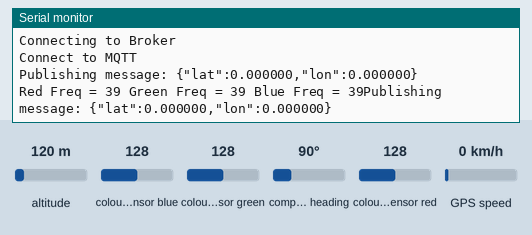
This program was run on a simulated ESP32. Shown: the last lines printed to the serial monitor. Wiring (inferred from the names in the program): TCS3200 colour sensor: output GPIO 18; S2 GPIO 19; S3 GPIO 5. The test bench sets the inputs (shaded band); at power-on: colour sensor blue 128, colour sensor green 128, colour sensor red 128, altitude 120 m, compass heading 90°, GPS speed 0 km/h. WiFi joins after 1.5 s; servers stay silent unless stated; the GPS gets a fix after 3 s at 37.7749, -122.4194 with 8 satellites; no MQTT or app messages arrive unless stated.

Above: at 2.7 s.
2.8 s: colour sensor blue set to 5
At 3.1 s:
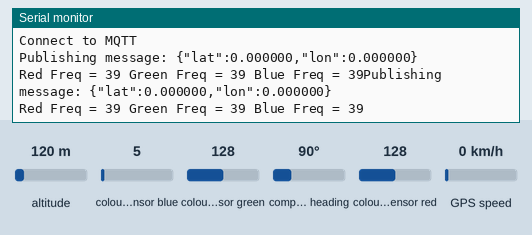
5.4 s: colour sensor green set to 5
At 6.8 s:
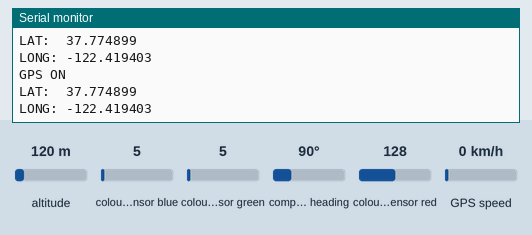
6.9 s: colour sensor red set to 5
At 7.5 s:
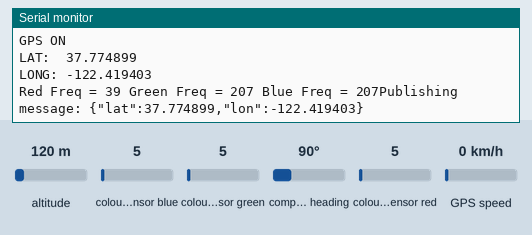

Measured:
- after the input at 5.4 s, the serial monitor: prints a new line after 0.43 s (image 2)

The program:

main.cpp
```cpp
// Include Library
#include <Arduino.h>
#include <Wire.h>
#include <WiFi.h>
#include <Preferences.h>
#include <TinyGPSPlus.h>
#include <MQTT.h>
#include <NusabotSimpleTimer.h>

// WidgetMap myMap(V12);
TinyGPSPlus gps;
HardwareSerial SerialGPS(2);

// wifi configuration
const char ssid[] = "Redmi Note 10 Pro";
const char pass[] = "1sampai8";

WiFiClient wifi;
MQTTClient mqtt;
NusabotSimpleTimer timer;

     // moving index, to be used later
unsigned int move_index = 1; // fixed location for now
static const uint32_t GPSBaud = 9600;

//inisialisasi pin color sensor
const int s2 = 19;
const int s3 = 5;
const int out = 18;
int  Red=0, Blue=0, Green=0, Frequency = 0, Uang = 0; //RGB values
bool statusUang = 0;
bool msg = 0;
//inisialisasi gps variabel
float latitude;
float longitude;


void subscribe(String &topic, String &data){
  if(topic == "kelasiot/led"){
    if(data == "nyala"){
      digitalWrite(27, 1);
    } else {
      digitalWrite(27, 0);
    }
  }
}

void publish() {
  // Membuat payload JSON
  String payload = "{\"lat\":" + String(latitude, 6) + ",\"lon\":" + String(longitude, 6) + "}";
  Serial.print("Publishing message: ");
  Serial.println(payload);

  // Memublikasikan payload ke topik MQTT
  mqtt.publish("kotakamal/gps", (char*) payload.c_str());
}

void connect (){
  Serial.println("Connecting WiFi");
  while(WiFi.status()!= WL_CONNECTED){
    Serial.print(".");
    delay(500);
  }
  Serial.println("Connected to WiFi");
  Serial.println("==================");
  Serial.println("Connecting to Broker");
  while(!mqtt.connect("broker321")){
    Serial.print(".");
    delay(500);
  }
  Serial.println("Connect to MQTT");
  mqtt.subscribe("kotakamal/#");
}

void checkGPS()
{
  if (gps.charsProcessed() < 4)
  {
    Serial.println(F("No GPS detected: check wiring."));
    Serial.println("GPS OFF");
  }
}

void location()
{
  while (SerialGPS.available() > 0)
  {
    if (gps.encode(SerialGPS.read()))
    {
      if (gps.location.isValid())
      {
        Serial.println("GPS ON");
        latitude = (gps.location.lat()); // Storing the Lat. and Lon.
        longitude = (gps.location.lng());

        Serial.print("LAT:  ");
        Serial.println(latitude, 6); // float to x decimal places
        Serial.print("LONG: ");
        Serial.println(longitude, 6);
      }
      Serial.println();
    }
  }
}
//-------------- *Definition Color Sensor* --------------
int getRed(){
  digitalWrite (s2, LOW);
  digitalWrite (s3, LOW);
  Frequency = pulseIn(out,LOW); /*Get the Red Color Frequency*/
  return Frequency;
}
int getGreen(){
  digitalWrite (s2, HIGH);
  digitalWrite (s3, HIGH);
  Frequency = pulseIn(out,LOW); /*Get the Green Color Frequency*/
  return Frequency;
}
int getBlue(){
  digitalWrite (s2, LOW);
  digitalWrite (s3, HIGH);
  Frequency = pulseIn(out,LOW); /*Get the Blue Color Frequency*/
  return Frequency;
}

void setup()
{
  Serial.begin(115200);
  pinMode(s2,OUTPUT);
  pinMode(s3,OUTPUT);
  pinMode(out,INPUT);
  WiFi.begin(ssid,pass);
  mqtt.begin("broker.emqx.io",wifi);
  SerialGPS.begin(9600, SERIAL_8N1,  4 , 2 );//4 Pin TX(GPS), 2 PIN RX(GPS)
  mqtt.onMessage(subscribe);
  timer.setInterval(1000, publish);
  connect();
  // const char *ssid = "Redmi Note 10 Pro";
  // const char *password = "1sampai8";
}

void loop()
{
  mqtt.loop();
  timer.run();
  if(!mqtt.connected()){
    connect();
  }
  location();

  Red = getRed();
  delay(200);
  Green = getGreen();
  delay(200);
  Blue = getBlue();
  delay(200);

  Serial.print ("Red Freq = ");
  Serial.print (Red);
  Serial.print (" ");
  Serial.print ("Green Freq = ");
  Serial.print (Green);
  Serial.print (" ");
  Serial.print ("Blue Freq = ");
  Serial.print (Blue);


  if(Red >=20 && Red <=22 && Green >18 && Green <=21 && Blue >13 && Blue <17){ //parameter masing-masing uang harus dikalibrasi manual
    Uang = Uang + 2000;
    statusUang = !statusUang;
    Serial.println("2rb");

  }else if(Red >=12 && Red <=21 && Green >=10 && Green < 20 && Blue >= 10 && Blue < 20){ //parameter masing-masing uang harus dikalibrasi manual
    Uang = Uang + 5000;
    statusUang = !statusUang;
    Serial.println("5rb");

  }else if(Red >= 25 && Red <28 && Green >=26 && Green <28 && Blue >=18 && Blue <=20){ //parameter masing-masing uang harus dikalibrasi manual
    Uang = Uang + 10000;
    statusUang = !statusUang;
    Serial.println("10rb");

  }else if(Red >=21 && Red <23 && Green >= 20 && Green <= 21 && Blue > 17 && Blue <20){ //parameter masing-masing uang harus dikalibrasi manual
    Uang = Uang + 20000;
    statusUang = !statusUang;
    Serial.println("20 rb");

  }else if(Red>15&&Red<25&&Green>15&&Green<25&&Blue>15&&Blue<25){ //parameter masing-masing uang harus dikalibrasi manual
    Uang = Uang + 50000;
    statusUang = !statusUang;
    Serial.println("50rb");

  }else if(Red>15&&Red<25&&Green>15&&Green<25&&Blue>15&&Blue<25){ //parameter masing-masing uang harus dikalibrasi manual
    Uang = Uang + 100000;
    statusUang = !statusUang;
    Serial.println("100rb");

  }else if(Red>15&&Red<25&&Green>15&&Green<25&&Blue>15&&Blue<25){ //parameter masing-masing uang harus dikalibrasi manual
    Uang = Uang + 1000;
    statusUang = !statusUang;
    Serial.println("1rb");

  }else if (Red > 100 && Green > 100 && Blue >100){
    statusUang = 0;
    msg = 0;
  }
  if (statusUang == 1 && msg == 0) {
    Serial.println(Uang);
    // display.clearDisplay();
    // display.setTextSize(2);  // Draw 2X-scale text
    // display.setTextColor(SSD1306_WHITE);
    // display.setCursor(5, 0);
    // display.println(F("Jazakllahu"));
    // display.setCursor(10, 15);
    // display.println(F("Khairan!"));
    // display.display();  // Show initial text
    // delay(2000);

    // bot.sendMessage(CHAT_ID, "Saldo Infaq Hari Ini :");
    // String nominal = String(Uang);
    // bot.sendMessage(CHAT_ID, nominal);

    msg = !msg;
  }

}
```
